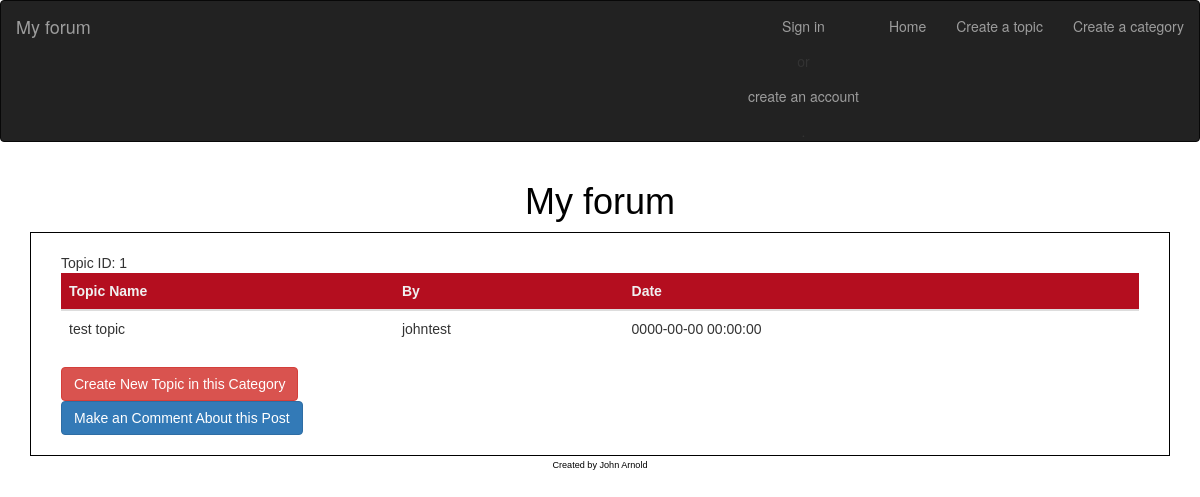
Page /topic.php?id=1 on the committed database.
### tables this page shows
CREATE TABLE `topics` (
  `topic_id` int(8) NOT NULL,
  `topic_subject` varchar(255) NOT NULL,
  `topic_date` datetime NOT NULL,
  `topic_cat` int(8) NOT NULL,
  `topic_by` int(8) NOT NULL
);

CREATE TABLE `users` (
  `user_id` int(8) NOT NULL,
  `user_name` varchar(30) NOT NULL,
  `user_pass` varchar(255) NOT NULL,
  `user_email` varchar(255) NOT NULL,
  `user_date` datetime NOT NULL,
  `user_level` int(8) NOT NULL
);

### topic.php (the view, shortened to what this page needs)
<?php
include 'code/connect.php';
include 'header.php';
$topic_id = 0;
if(isset($_GET['id']))
{
	$topic_id = mysql_real_escape_string($_GET['id']);
}
if($topic_id > 0)
{
	echo "Topic ID: " .$topic_id;
	$result = mysqli_query($dbc,"CALL get_topic_sp('$topic_id')");
	if(!$result)
	{
		echo "There was a Problem, Please Try Again Later!";
	}
	else
	{
		$row_count = $result->num_rows;
		if($row_count > 0)
		{
			echo '<table class="table">
					<thead>
						<tr>
							<th>Topic Name</th>
							<th>By</th>
							<th>Date</th>
						</tr>
					</thead>
				<tbody>';
			while($row = mysqli_fetch_array($result))
			{
				$topic_cat = $row['topic_cat'];
				echo '<tr>
						<td>' . $row['topic_subject'] . '</td>
						<td>' . $row['user_name'] . '</td>
						<td>' . $row['topic_date'] . '</td>
					</tr>';
			}
			echo '</tbody>
		</table>';
		echo '<a class="btn btn-danger" href="create_topic.php?cat_id=' . $topic_cat . '">Create New Topic in this Category</a><br>';
		}
	}
		echo '<a class="btn btn-primary btn-large" data-toggle="modal" data-target="#enquiry-modal">Make an Comment About this Post</a>';
}
else
{
	echo "No Topic ID";
}
?>
<?php
include 'footer.php'
?>

### css/style.css (style rules this page uses)
body { background-color: #fff; text-align: center; }
table { border-collapse: collapse; width: 100%; }
th { background-color: #B40E1F; color: #F0F0F0; }
td { padding: 5px; }

### rows in the picture
topics: topic_subject "test topic", topic_by.user_name "johntest", topic_date "0000-00-00 00:00:00"

### other values in the picture
$topic_id "1"
